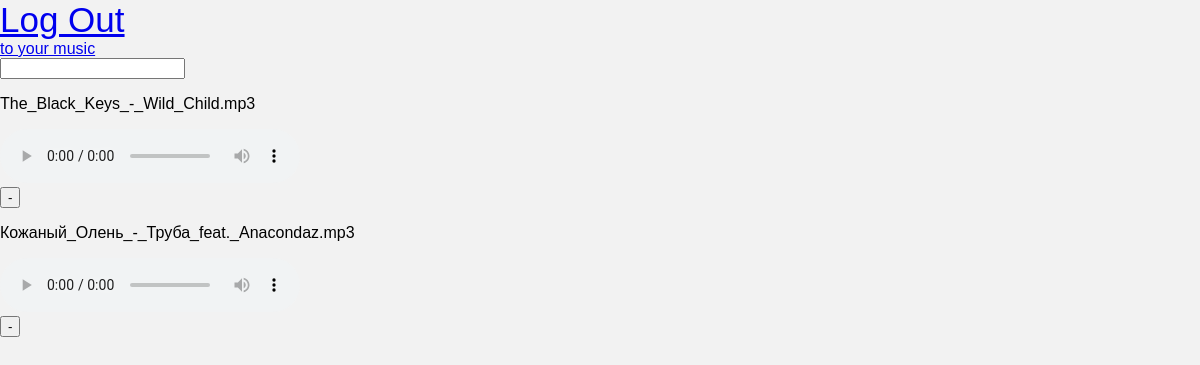
Screenshot of /music/ (signed in) with the database file from the repository.
### MusicPlayer/models.py (models this page shows, shortened)
class Song(models.Model):
    artist= models.CharField(max_length=200)
    image= models.ImageField(default=settings.STATIC_ROOT
                             + 'imgs/user_default_img.avif')
    audio_file = models.FileField()
    genres = models.CharField(max_length=200, null=True, blank=True)
    listeners = models.ManyToManyField(User, blank=True)
    title= models.CharField(default='default name', max_length=200, blank=True)

### MusicPlayer/views.py (the view, shortened to what this page needs)
# urls.py: path('music/', views.index, name='index'),
def index(request: HttpRequest):
    if request.method == 'GET':
        songs = __get_filtered_songs(request, 'q')
        paginator = Paginator(songs, 10)
        page_number = request.GET.get('page')
        page_obj = paginator.get_page(page_number)
        context = {'page_obj': page_obj}
        return render(request, 'MusicPlayer/common_music_list.html', context)

### MusicPlayer/views.py (called while the page is built)
def __get_filtered_songs(request: HttpRequest,
                         search_arg: str,
                         given_songs: QuerySet=None) -> Union[QuerySet, None]:
    q = request.GET.get(search_arg, '')
    if given_songs is None:
        songs = Song.objects.all()
    else:
        songs = given_songs
    if q:
        songs = songs.filter(title__startswith=q)
    return songs

### MusicPlayer/templates/MusicPlayer/common_music_list.html (shortened to what this page needs)
{% extends 'MusicPlayer/music_list_base.html' %}
{% block content %}
<div class="music-list">
    {% for song in page_obj %}
        {% include 'components/song_component.html' %}
    {% endfor %}
</div>
{% endblock content %}

### MusicPlayer/templates/components/song_component.html (shortened to what this page needs)
<div class="song-{{song.id}}">
    <p>{{song.audio_file.name}}</p>
    <audio controls>
    <source src="http://127.0.0.1:8000{{song.audio_file.url}}" type="audio/mpeg">
    </audio>
    {% if request.user not in song.listeners.all %}
    <form action="{{request.path}}" method="POST">
        {% csrf_token %}
        <input type='submit' name='example' value="+"/>
        <input type="hidden" name="song_id" value="{{song.id}}">
        <input type="hidden" name="change_song_status" value="add">
    </form>
    {% else %}
    <form action="{{request.path}}" method="POST">
        <input type='submit' name='example' value="-"/>
    </form>
    {% endif %}
</div>

### MusicPlayer/static/style.css (style rules this page uses)
html { background: #f2f2f2; }
body { margin: 0; font-family: "Raleway",sans-serif; }

### rows the page displays
Song: audio_file.name "The_Black_Keys_-_Wild_Child.mp3"
Song: audio_file.name "Кожаный_Олень_-_Труба_feat._Anacondaz.mp3"
